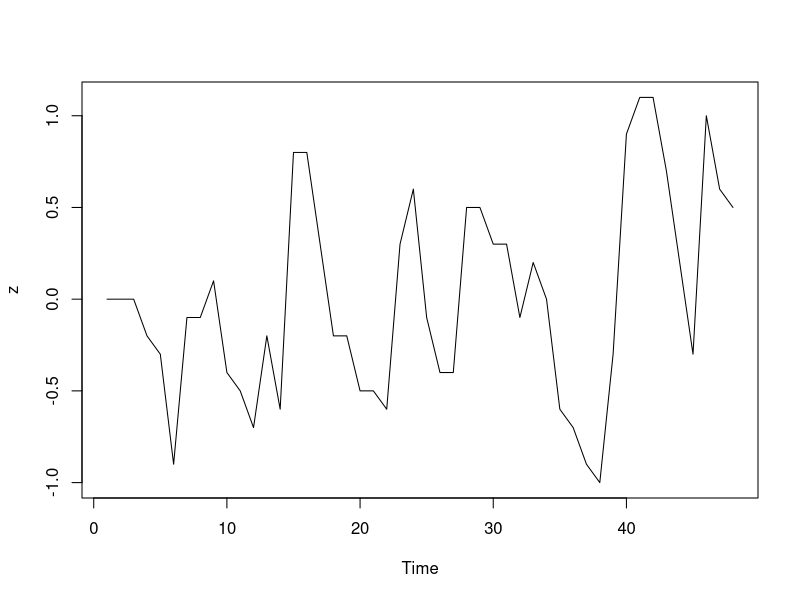
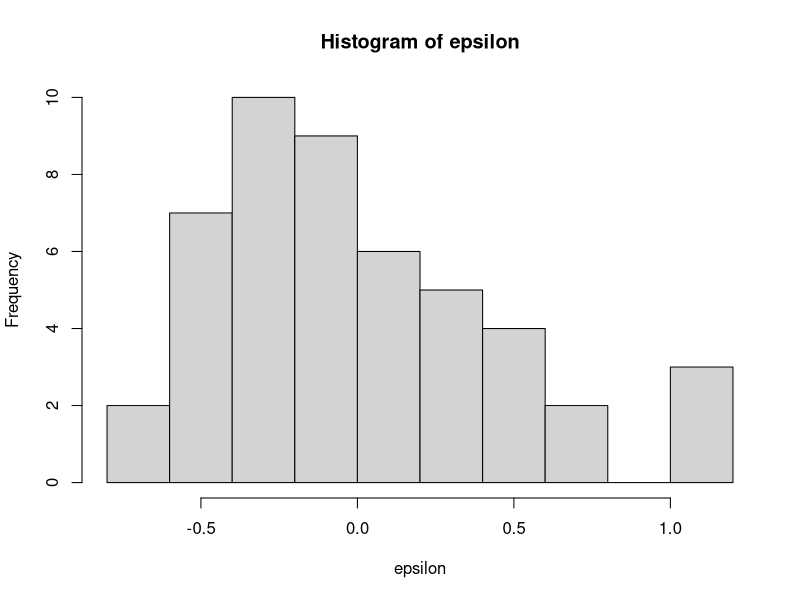
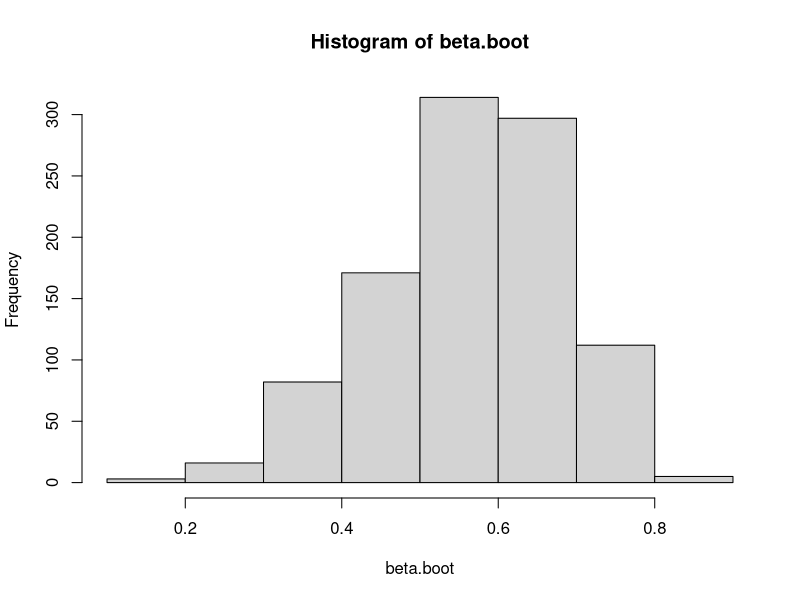

Generate these figures, in order, with R:
###############################################################################
# Functions
###############################################################################
estimate.beta <- function(z) {
  mod.ar <- lm(z[2:n] ~ z[1:(n-1)] + 0)
  return(coefficients(mod.ar)[[1]])
}

simulate.series <- function(n, epsilon, beta) {
  zboot <- rep(0, n)
  eps.boot <- sample(epsilon, n, replace=T)
  for (i in 2:n) {
    zboot[i] = beta * zboot[i-1] + eps.boot[i]
  } 
  return(zboot)
}

###############################################################################
# Script
###############################################################################
hormone <- read.csv("Week-4/hormone_data.csv")
z0 <- mean(hormone$level)
z <- hormone$level - z0
n <- length(z)

plot.ts(z)

beta.hat <- estimate.beta(z)

epsilon <- rep(0, n)
for (i in 2:n) {
  epsilon[i] <- z[i] - beta.hat * z[i-1]
}
hist(epsilon)


nboot <- 1000
beta.boot <- rep(0, nboot)
for (i in 1:nboot) {
  z.star <- simulate.series(n, epsilon, beta.hat)
  beta.boot[i] <- estimate.beta(z.star)
}
hist(beta.boot)
mean(beta.boot)
sd(beta.boot)
